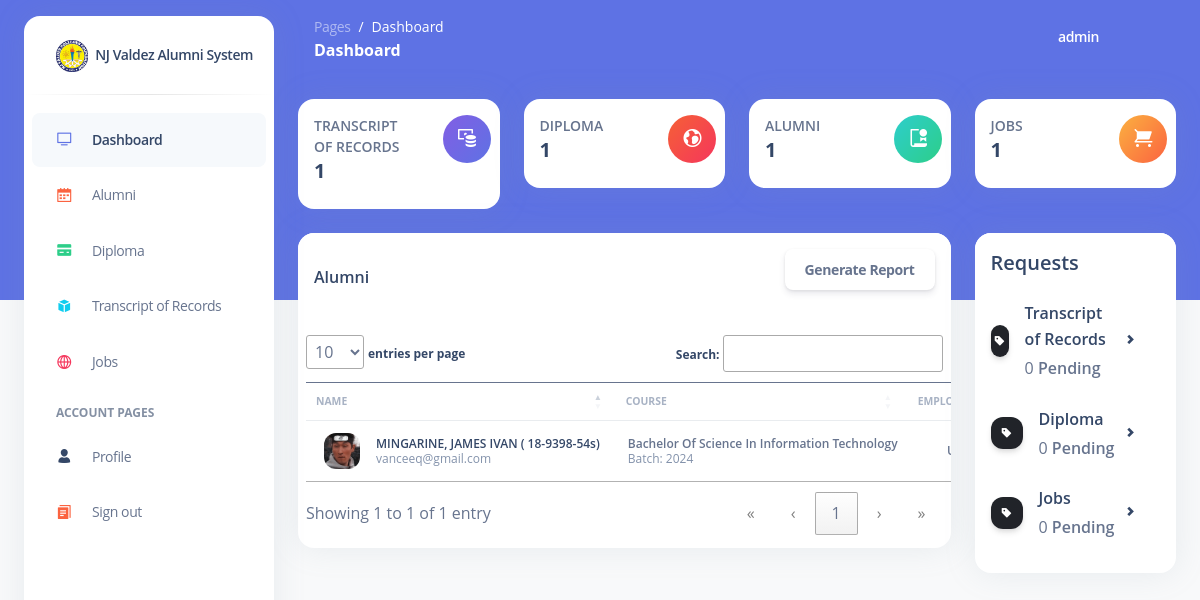
The page /dashboard/ (signed in) on the database its author committed.
### base/models.py (models this page shows, shortened)
class Alumni(models.Model):
    user = models.ForeignKey(User, on_delete=models.CASCADE)
    avatar = models.ImageField(default="/avatars/avatar-default-icon.png", upload_to="avatars/", null=True, blank=True)
    student_number = models.CharField(max_length=15, null = True, blank=True)
    batch = models.CharField(max_length=4)
    course = models.CharField(max_length=255)
    employment = models.CharField(max_length=255, null = True, blank = True)
    phone_number = models.CharField(max_length=13)
    proof = models.ImageField(upload_to="proofs/", blank=True, null=True)
    date_created = models.DateTimeField(auto_now_add=True, null=True, blank=True)

### base/views.py (the view)
# urls.py: path('dashboard/', views.dashboard, name="dashboard"),
@login_required(login_url='login')
@staff_required
def dashboard(request):
    if request.user.is_staff:
        alumni = Alumni.objects.all()
        tor = Request.objects.filter(file_type = 'Transcript of Records')
        diploma = Request.objects.filter(file_type = 'Diploma')
        jobs = Job.objects.all()
        context = {
            'alumni': alumni,
            'tor': tor,
            'diploma': diploma,
            'jobs': jobs,
            'tor_pending': tor.filter(status = 'Pending'),
            'diploma_pending': diploma.filter(status = 'Pending'),
            'job_pending': jobs.filter(verified = False)
        }
        return render(request, 'base/dashboard.html', context)
    else:
        return redirect('index')

### base/templates/base/dashboard.html (shortened to what this page needs)
{% extends 'base2.html' %}
{% block content %}
<div class="row">
    <div class="col-xl-3 col-sm-6 mb-xl-0 mb-4">
      <div class="card">
        <div class="card-body p-3">
          <div class="row">
            <div class="col-8">
              <div class="numbers">
                <p class="text-sm mb-0 text-uppercase font-weight-bold">Transcript of Records</p>
                <h5 class="font-weight-bolder">
                  {{ tor.count }}
                </h5>
              </div>
            </div>
            <div class="col-4 text-end">
              <div class="icon icon-shape bg-gradient-primary shadow-primary text-center rounded-circle">
                <i class="ni ni-money-coins text-lg opacity-10" aria-hidden="true"></i>
              </div>
            </div>
          </div>
        </div>
      </div>
    </div>
    <div class="col-xl-3 col-sm-6 mb-xl-0 mb-4">
      <div class="card">
        <div class="card-body p-3">
          <div class="row">
            <div class="col-8">
              <div class="numbers">
                <p class="text-sm mb-0 text-uppercase font-weight-bold">Diploma</p>
                <h5 class="font-weight-bolder">
                  {{ diploma.count }}
                </h5>
              </div>
            </div>
            <div class="col-4 text-end">
              <div class="icon icon-shape bg-gradient-danger shadow-danger text-center rounded-circle">
                <i class="ni ni-world text-lg opacity-10" aria-hidden="true"></i>
              </div>
            </div>
          </div>
        </div>
      </div>
    </div>
    <div class="col-xl-3 col-sm-6 mb-xl-0 mb-4">
      <div class="card">
        <div class="card-body p-3">
          <div class="row">
            <div class="col-8">
              <div class="numbers">
                <p class="text-sm mb-0 text-uppercase font-weight-bold">Alumni</p>
                <h5 class="font-weight-bolder">
                  {{ alumni.count }}
                </h5>
              </div>
            </div>
            <div class="col-4 text-end">
              <div class="icon icon-shape bg-gradient-success shadow-success text-center rounded-circle">
                <i class="ni ni-paper-diploma text-lg opacity-10" aria-hidden="true"></i>
              </div>
            </div>
          </div>
        </div>
      </div>
    </div>
    <div class="col-xl-3 col-sm-6">
      <div class="card">
        <div class="card-body p-3">
          <div class="row">
            <div class="col-8">
              <div class="numbers">
                <p class="text-sm mb-0 text-uppercase font-weight-bold">Jobs</p>
                <h5 class="font-weight-bolder">
                  {{ jobs.count }}
                </h5>
              </div>
            </div>
            <div class="col-4 text-end">
              <div class="icon icon-shape bg-gradient-warning shadow-warning text-center rounded-circle">
                <i class="ni ni-cart text-lg opacity-10" aria-hidden="true"></i>
              </div>
            </div>
          </div>
        </div>
      </div>
    </div>
  </div>
  <div class="row mt-4">
    <div class="col-lg-9 mb-lg-0 mb-4">
        <div class="card">
            <div class="card-header pb-0 p-3 mb-3">
                <div class="row">
                    <div class="col-6 d-flex align-items-center">
                    <h6 class="mb-0">Alumni</h6>
                    </div>
                    <div class="col-6 text-end">
                      <button class="btn btn-gradient-info" id="generate_report_button">Generate Report</button>
                    </div>
                </div>
            </div>
            <div class="table-responsive p-2">
              <table class="table align-items-center mb-0" id="alumni_table_dashboard">
                <thead>
                  <tr>
                    <th class="text-uppercase text-secondary text-xxs font-weight-bolder opacity-7">Name</th>
                    <th class="text-uppercase text-secondary text-xxs font-weight-bolder opacity-7 ps-2">Course</th>
                    <th class="text-center text-uppercase text-secondary text-xxs font-weight-bolder opacity-7">Employment Status</th>
                  </tr>
                </thead>
                <tbody>
                  {% for alm in alumni %}
                  <tr>
                    <td>
                      <div class="d-flex px-2 py-1">
                        <div>
                          <img src="{{ alm.avatar.url }}" class="avatar avatar-sm me-3">
                        </div>
                        <div class="d-flex flex-column justify-content-center">
                          <h6 class="mb-0 text-xs text-capitalize">{{ alm.user.last_name }}, {{ alm.user.first_name}} ( {{ alm.student_number }})</h6>
                          <p class="text-xs text-secondary mb-0">{{ alm.user.email }}</p>
                        </div>
                      </div>
                    </td>
                    <td>
                      <p class="text-xs font-weight-bold mb-0 text-capitalize">{{ alm.course }}</p>
                      <p class="text-xs text-secondary mb-0">Batch: {{ alm.batch }}</p>
                    </td>
                    <td class="align-middle text-center text-sm">
                      <p class="text-xs font-weight-bold mb-0 text-capitalize">{{ alm.employment }}</p>
                    </td>
                  </tr>
                  {% endfor %}
                </tbody>
              </table>
            </div>
        </div>
    </div>
    <div class="col-lg-3">
      <div class="card">
        <div class="card-header pb-0 p-3">
          <h5 class="mb-0">Requests</h5>
        </div>
        <div class="card-body p-3">
          <ul class="list-group">
            <li class="list-group-item border-0 d-flex justify-content-between ps-0 mb-2 border-radius-lg">
              <div class="d-flex align-items-center">
                <div class="icon icon-shape icon-sm me-3 bg-gradient-dark shadow text-center">
                  <i class="ni ni-tag text-white opacity-10"></i>
                </div>
                <div class="d-flex flex-column">
                  <h6 class="mb-1 text-dark text-md">Transcript of Records</h6>
                  <span class="text-md">{{ tor_pending.count }} <span class="font-weight-bold">Pending</span></span>
                </div>
              </div>
              <div class="d-flex">
                <button class="btn btn-link btn-icon-only btn-rounded btn-sm text-dark icon-move-right my-auto"><i class="ni ni-bold-right" aria-hidden="true"></i></button>
              </div>
            </li>
            <li class="list-group-item border-0 d-flex justify-content-between ps-0 mb-2 border-radius-lg">
              <div class="d-flex align-items-center">
                <div class="icon icon-shape icon-sm me-3 bg-gradient-dark shadow text-center">
                  <i class="ni ni-tag text-white opacity-10"></i>
                </div>
                <div class="d-flex flex-column">
                  <h6 class="mb-1 text-dark text-md">Diploma</h6>
                  <span class="text-md">{{ diploma_pending.count}} <span class="font-weight-bold">Pending</span></span>
                </div>
              </div>
              <div class="d-flex">
                <button class="btn btn-link btn-icon-only btn-rounded btn-sm text-dark icon-move-right my-auto"><i class="ni ni-bold-right" aria-hidden="true"></i></button>
              </div>
            </li>
            <li class="list-group-item border-0 d-flex justify-content-between ps-0 mb-2 border-radius-lg">
              <div class="d-flex align-items-center">
                <div class="icon icon-shape icon-sm me-3 bg-gradient-dark shadow text-center">
                  <i class="ni ni-tag text-white opacity-10"></i>
                </div>
                <div class="d-flex flex-column">
                  <h6 class="mb-1 text-dark text-md">Jobs</h6>
                  <span class="text-md">{{ job_pending.count }} <span class="font-weight-bold">Pending</span></span>
                </div>
              </div>
              <div class="d-flex">
                <button class="btn btn-link btn-icon-only btn-rounded btn-sm text-dark icon-move-right my-auto"><i class="ni ni-bold-right" aria-hidden="true"></i></button>
              </div>
            </li>
          </ul>
        </div>
      </div>
    </div>
  </div>
{% endblock %}

### templates/includes/nav.html (shortened to what this page needs)
<nav class="navbar navbar-main navbar-expand-lg px-0 mx-4 shadow-none border-radius-xl " id="navbarBlur" data-scroll="false">
    <div class="container-fluid py-1 px-3">
      <nav aria-label="breadcrumb">
        <ol class="breadcrumb bg-transparent mb-0 pb-0 pt-1 px-0 me-sm-6 me-5">
          <li class="breadcrumb-item text-sm"><a class="opacity-5 text-white" href="javascript:;">Pages</a></li>
          <li class="breadcrumb-item text-sm text-white active" aria-current="page">Dashboard</li>
        </ol>
        <h6 class="font-weight-bolder text-white mb-0">Dashboard</h6>
      </nav>
      <div class="collapse navbar-collapse mt-sm-0 mt-2 me-md-0 me-sm-4" id="navbar">
        <ul class="navbar-nav  justify-content-end">
          <li class="nav-item d-flex align-items-center">
            <a href="javascript:;" class="nav-link text-white font-weight-bold px-0">
              <i class="fa fa-user me-sm-1"></i>
              <span class="d-sm-inline d-none">{{ request.user }}</span>
            </a>
          </li>
          <li class="nav-item px-3 d-flex align-items-center">
            <a href="javascript:;" class="nav-link text-white p-0">
              <i class="fa fa-cog fixed-plugin-button-nav cursor-pointer"></i>
            </a>
          </li>
          <li class="nav-item dropdown pe-2 d-flex align-items-center">
            <a href="javascript:;" class="nav-link text-white p-0" id="dropdownMenuButton" data-bs-toggle="dropdown" aria-expanded="false">
              <i class="fa fa-bell cursor-pointer"></i>
            </a>
          </li>
        </ul>
      </div>
    </div>
  </nav>

### static/assets/css/nucleo-svg.css (style rules this page uses)
.icon { display: inline-block; color: #111111; height: 1em; width: 1em; }
.icon-sm { height: 0.8em; width: 0.8em; }
.icon { fill: currentColor; stroke: none; }

### rows shown on the page
Alumni: avatar (picture), user.last_name "MINGARINE", user.first_name "JAMES IVAN", student_number "18-9398-54s", user.email "vanceeq@gmail.com", course "Bachelor Of Science In Information Technology", batch "2024"

### other values the page prints
{{ request.user }} "admin"
{{ tor.count }} "1"
{{ diploma.count }} "1"
{{ alumni.count }} "1"
{{ jobs.count }} "1"
{{ tor_pending.count }} "0"
{{ diploma_pending.count }} "0"
{{ job_pending.count }} "0"
